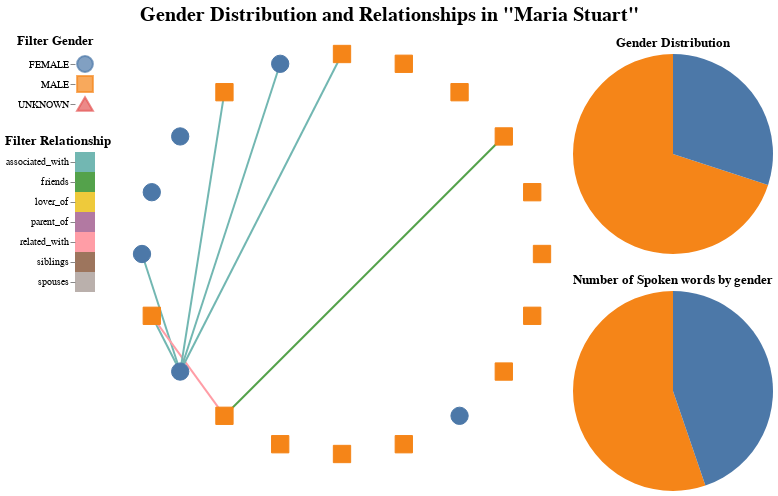

The notebook cell saved with this chart:
### Code cell
#################### Network Chart ####################

# define the graph layout
layout = nx.shell_layout(G)

# draw base graph with nx_altair
base = nxa.draw_networkx(
    G,
    pos=layout,
    node_tooltip=['label', 'Gender'],
    node_color='lightgray',
    edge_color='Relation',
    width=2
)
# get the edge layer
edges = base.layer[0]
# get the node layer
nodes = base.layer[1]

# define relationship filter
relation = pd.DataFrame({'Relation': ['parent_of', 'lover_of', 'related_with', 'associated_with', 'siblings', 'spouses', 'friends']})
relation_selection = alt.selection_point(fields=['Relation'], toggle="true")
relation_color = alt.condition(relation_selection, alt.Color('Relation:N', legend=None), alt.value('lightgray'))
relation_filter = alt.Chart(relation, title=alt.TitleParams('Filter Relationship', anchor='start')).mark_rect().encode(
    y=alt.Y('Relation', title=''), 
    color=relation_color
).add_params(relation_selection)

# add relationship filter
edges = edges.encode(color=relation_color).transform_filter(relation_selection)

# define gender filter
gender = pd.DataFrame({'Gender': ['MALE','FEMALE', 'UNKNOWN']})
gender_selection = alt.selection_point(fields=['Gender'], toggle="true")
gender_color = alt.condition(gender_selection, alt.Color('Gender:N', legend=None).scale(scheme="tableau10"), alt.value('lightgray'))
gender_shape = alt.Shape('Gender:N', legend=None)
gender_filter = alt.Chart(
    gender, 
    title=alt.TitleParams('Filter Gender', anchor='start')
).mark_point(size=250).encode(
    y=alt.Y('Gender', title=''), 
    color=gender_color,
    fill=gender_color,
    shape=gender_shape
).add_params(gender_selection)

# encode gender as node shape+color and add gender filter
nodes = nodes.encode(
    color=gender_color,
    fill=gender_color,
    shape=gender_shape
).add_params(gender_selection)

# print the Chart layers
#layered_chart = ((relation_filter & gender_filter) | (edges + nodes) | (spokenWordsGenderPieCharAlt & numeberSpeakerGenderPieAlt))
network_chart = (edges + nodes).properties(
    width=400,
    height=400
)
network_chart_with_filters = ((gender_filter & relation_filter) | network_chart)

#################### Pie Charts ####################
gender['Number of Speakers'] = speakers.loc[0,:].values.tolist()

gender_distribution_pie= alt.Chart(gender, title='Gender Distribution').mark_arc().encode(
    theta='Number of Speakers',
    color=alt.Color('Gender:N', legend=None)
).properties(
    width=200,
    height=200
)

gender['Words'] = spokenwordList

spoken_words_pie = alt.Chart(gender, title='Number of Spoken words by gender').mark_arc().encode(
    theta='Words',
    color=alt.Color('Gender:N', legend=None)
).properties(
    width=200,
    height=200
)

layered_pie_charts = alt.vconcat(gender_distribution_pie, spoken_words_pie).resolve_scale(color='independent')

#################### Concatenated Chart ####################
layered_chart = alt.hconcat(network_chart_with_filters, layered_pie_charts).resolve_scale(color='independent')
layered_chart.configure_view(
    strokeWidth=0 # remove border
).configure_axis(
    domainOpacity=0 # remove axis
).properties(
    title=alt.TitleParams(
        'Gender Distribution and Relationships in "{}"'.format(play.title), 
        anchor='middle',
        fontSize=20
    )
)

### Figure 1 — Vega-Lite specification as saved in the notebook (floating-point values rounded to 4 significant figures)
{"config": {"view": {"continuousWidth": 300, "continuousHeight": 300, "strokeWidth": 0}, "axis": {"domainOpacity": 0}}, "hconcat": [{"hconcat": [{"vconcat": [{"data": {"name": "data-ece619cd1b5c10d6a4f987de35cae09a"}, "mark": {"type": "point", "size": 250}, "encoding": {"color": {"condition": {"param": "param_395", "field": "Gender", "legend": null, "scale": {"scheme": "tableau10"}, "type": "nominal"}, "value": "lightgray"}, "fill": {"condition": {"param": "param_395", "field": "Gender", "legend": null, "scale": {"scheme": "tableau10"}, "type": "nominal"}, "value": "lightgray"}, "shape": {"field": "Gender", "legend": null, "type": "nominal"}, "y": {"field": "Gender", "title": "", "type": "nominal"}}, "name": "view_521", "title": {"text": "Filter Gender", "anchor": "start"}}, {"data": {"name": "data-e5b186410e83dd5b42990d239583abbe"}, "mark": {"type": "rect"}, "encoding": {"color": {"condition": {"param": "param_394", "field": "Relation", "legend": null, "type": "nominal"}, "value": "lightgray"}, "y": {"field": "Relation", "title": "", "type": "nominal"}}, "name": "view_522", "title": {"text": "Filter Relationship", "anchor": "start"}}]}, {"layer": [{"data": {"name": "data-2b25d4ea8a3d19d4efb377c957f0e27d"}, "mark": {"type": "line", "opacity": 1, "strokeWidth": 2}, "encoding": {"color": {"condition": {"param": "param_394", "field": "Relation", "legend": null, "type": "nominal"}, "value": "lightgray"}, "detail": {"field": "edge", "type": "quantitative"}, "x": {"axis": {"grid": false, "labels": false, "ticks": false, "title": ""}, "field": "x", "type": "quantitative"}, "y": {"axis": {"grid": false, "labels": false, "ticks": false, "title": ""}, "field": "y", "type": "quantitative"}}, "transform": [{"filter": {"param": "param_394"}}]}, {"data": {"name": "data-6be94fde64f0f127bda5ded368bc7d35"}, "mark": {"type": "point", "fill": "lightgray", "opacity": 1, "size": 300, "strokeWidth": 1.0}, "encoding": {"color": {"condition": {"param": "param_395", "field": "Gender", "legend": null, "scale": {"scheme": "tableau10"}, "type": "nominal"}, "value": "lightgray"}, "fill": {"condition": {"param": "param_395", "field": "Gender", "legend": null, "scale": {"scheme": "tableau10"}, "type": "nominal"}, "value": "lightgray"}, "shape": {"field": "Gender", "legend": null, "type": "nominal"}, "tooltip": [{"field": "label", "type": "nominal"}, {"field": "Gender", "type": "nominal"}], "x": {"axis": {"grid": false, "labels": false, "ticks": false}, "field": "x", "type": "quantitative"}, "y": {"axis": {"grid": false, "labels": false, "ticks": false}, "field": "y", "type": "quantitative"}}, "name": "view_520"}], "height": 400, "width": 400}]}, {"vconcat": [{"mark": {"type": "arc"}, "encoding": {"color": {"field": "Gender", "legend": null, "type": "nominal"}, "theta": {"field": "Number of Speakers", "type": "quantitative"}}, "height": 200, "title": "Gender Distribution", "width": 200}, {"mark": {"type": "arc"}, "encoding": {"color": {"field": "Gender", "legend": null, "type": "nominal"}, "theta": {"field": "Words", "type": "quantitative"}}, "height": 200, "title": "Number of Spoken words by gender", "width": 200}], "data": {"name": "data-ece619cd1b5c10d6a4f987de35cae09a"}, "resolve": {"scale": {"color": "independent"}}}], "params": [{"name": "param_395", "select": {"type": "point", "fields": ["Gender"], "toggle": "true"}, "views": ["view_521", "view_520"]}, {"name": "param_394", "select": {"type": "point", "fields": ["Relation"], "toggle": "true"}, "views": ["view_522"]}], "resolve": {"scale": {"color": "independent"}}, "title": {"text": "Gender Distribution and Relationships in \"Maria Stuart\"", "anchor": "middle", "fontSize": 20, "offset": 10}, "$schema": "https://vega.github.io/schema/vega-lite/v5.15.1.json", "datasets": {"data-ece619cd1b5c10d6a4f987de35cae09a": [{"Gender": "MALE", "Number of Speakers": 14, "Words": 15053}, {"Gender": "FEMALE", "Number of Speakers": 6, "Words": 12192}, {"Gender": "UNKNOWN", "Number of Speakers": 0, "Words": 0}], "data-e5b186410e83dd5b42990d239583abbe": [{"Relation": "parent_of"}, {"Relation": "lover_of"}, {"Relation": "related_with"}, {"Relation": "associated_with"}, {"Relation": "siblings"}, {"Relation": "spouses"}, {"Relation": "friends"}], "data-2b25d4ea8a3d19d4efb377c957f0e27d": [{"target": "maria", "y": -8.742e-08, "Relation": "associated_with", "pair": ["kennedy", "maria"], "source": "kennedy", "x": -1.0, "id": "6", "edge": 0}, {"target": "maria", "y": -0.5878, "Relation": "associated_with", "pair": ["kennedy", "maria"], "source": "kennedy", "x": -0.809, "id": "6", "edge": 0}, {"target": "maria", "y": -0.309, "Relation": "associated_with", "pair": ["paulet", "maria"], "source": "paulet", "x": -0.9511, "id": "2", "edge": 1}, {"target": "maria", "y": -0.5878, "Relation": "associated_with", "pair": ["paulet", "maria"], "source": "paulet", "x": -0.809, "id": "2", "edge": 1}, {"target": "mortimer", "y": -0.309, "Relation": "related_with", "pair": ["paulet", "mortimer"], "source": "paulet", "x": -0.9511, "id": "3", "edge": 2}, {"target": "mortimer", "y": -0.809, "Relation": "related_with", "pair": ["paulet", "mortimer"], "source": "paulet", "x": -0.5878, "id": "3", "edge": 2}, {"target": "melvil", "y": -0.5878, "Relation": "associated_with", "pair": ["maria", "melvil"], "source": "maria", "x": -0.809, "id": "4", "edge": 3}, {"target": "melvil", "y": 1.0, "Relation": "associated_with", "pair": ["maria", "melvil"], "source": "maria", "x": -3.378e-07, "id": "4", "edge": 3}, {"target": "burgoyn", "y": -0.5878, "Relation": "associated_with", "pair": ["maria", "burgoyn"], "source": "maria", "x": -0.809, "id": "5", "edge": 4}, {"target": "burgoyn", "y": 0.809, "Relation": "associated_with", "pair": ["maria", "burgoyn"], "source": "maria", "x": -0.5878, "id": "5", "edge": 4}, {"target": "kurl", "y": -0.5878, "Relation": "associated_with", "pair": ["maria", "kurl"], "source": "maria", "x": -0.809, "id": "7", "edge": 5}, {"target": "kurl", "y": 0.9511, "Relation": "associated_with", "pair": ["maria", "kurl"], "source": "maria", "x": -0.309, "id": "7", "edge": 5}, {"target": "okelly", "y": -0.809, "Relation": "friends", "pair": ["mortimer", "okelly"], "source": "mortimer", "x": -0.5878, "id": "1", "edge": 6}, {"target": "okelly", "y": 0.5878, "Relation": "friends", "pair": ["mortimer", "okelly"], "source": "mortimer", "x": 0.809, "id": "1", "edge": 6}], "data-6be94fde64f0f127bda5ded368bc7d35": [{"y": -8.742e-08, "x": -1.0, "label": "Kennedy", "Gender": "FEMALE", "Person group": false}, {"y": -0.309, "x": -0.9511, "label": "Paulet", "Gender": "MALE", "Person group": false}, {"y": -0.5878, "x": -0.809, "label": "Maria", "Gender": "FEMALE", "Person group": false}, {"y": -0.809, "x": -0.5878, "label": "Mortimer", "Gender": "MALE", "Person group": false}, {"y": -0.9511, "x": -0.309, "label": "Burleigh", "Gender": "MALE", "Person group": false}, {"y": -1.0, "x": 1.192e-08, "label": "Davison", "Gender": "MALE", "Person group": false}, {"y": -0.9511, "x": 0.309, "label": "Kent", "Gender": "MALE", "Person group": false}, {"y": -0.809, "x": 0.5878, "label": "Elisabeth", "Gender": "FEMALE", "Person group": false}, {"y": -0.5878, "x": 0.809, "label": "Aubespine", "Gender": "MALE", "Person group": false}, {"y": -0.309, "x": 0.9511, "label": "Bellievre", "Gender": "MALE", "Person group": false}, {"y": 1.748e-07, "x": 1.0, "label": "Shrewsbury", "Gender": "MALE", "Person group": false}, {"y": 0.309, "x": 0.9511, "label": "Leicester", "Gender": "MALE", "Person group": false}, {"y": 0.5878, "x": 0.809, "label": "Okelly", "Gender": "MALE", "Person group": false}, {"y": 0.809, "x": 0.5878, "label": "Offizier", "Gender": "MALE", "Person group": false}, {"y": 0.9511, "x": 0.309, "label": "Page", "Gender": "MALE", "Person group": false}, {"y": 1.0, "x": -3.378e-07, "label": "Melvil", "Gender": "MALE", "Person group": false}, {"y": 0.9511, "x": -0.309, "label": "Kurl", "Gender": "FEMALE", "Person group": false}, {"y": 0.809, "x": -0.5878, "label": "Burgoyn", "Gender": "MALE", "Person group": false}, {"y": 0.5878, "x": -0.809, "label": "Zweite Kammerfrau", "Gender": "FEMALE", "Person group": false}, {"y": 0.309, "x": -0.9511, "label": "Die Kammerfrauen", "Gender": "FEMALE", "Person group": true}]}}
